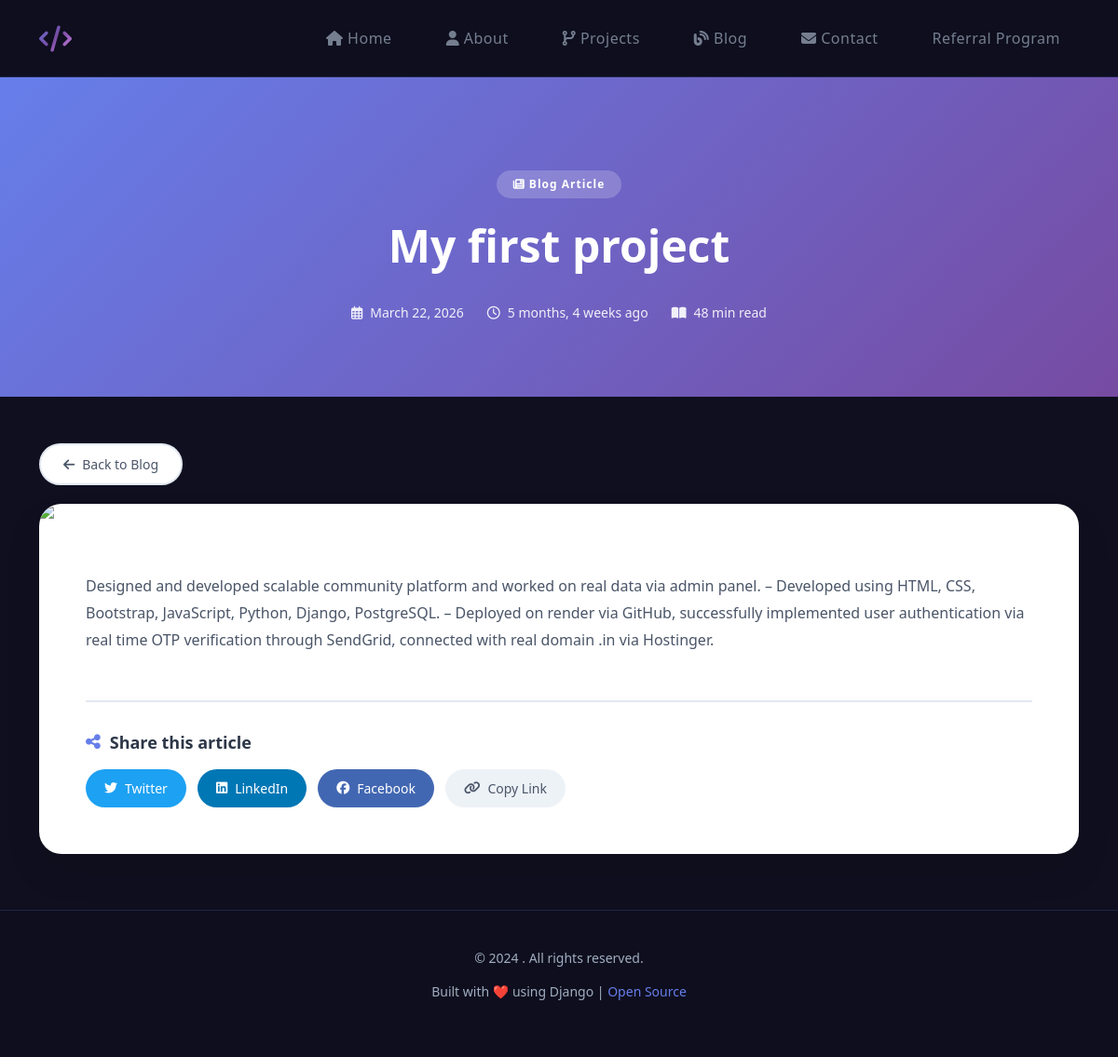
The page /blog/up-zunction/ on the database its author committed.
### apps/blog/models.py (models this page shows, shortened)
class Blog(models.Model):
    title = models.CharField(max_length=200)
    slug = models.SlugField(unique=True, blank=True)
    content = models.TextField()
    image = CloudinaryField('image')
    created_at = models.DateTimeField(auto_now_add=True)

### apps/blog/views.py (the view)
# urls.py: path('<slug:slug>/', blog_detail, name='blog_detail'),
def blog_detail(request, slug):
    blog = Blog.objects.get(slug=slug)
    return render(request, 'blog/blog_detail.html', {'blog': blog})

### templates/blog/blog_detail.html (shortened to what this page needs)
{% extends 'base.html' %}
{% block content %}
<div class="blog-hero">
    <div class="container">
        <div class="blog-hero-content" data-aos="fade-up">
            <div class="blog-category">
                <i class="fas fa-newspaper"></i> Blog Article
            </div>
            <h1>{{ blog.title }}</h1>
            <div class="blog-meta">
                <div class="meta-item">
                    <i class="far fa-calendar-alt"></i>
                    <span>{{ blog.created_at|date:"F d, Y" }}</span>
                </div>
                <div class="meta-item">
                    <i class="far fa-clock"></i>
                    <span>{{ blog.created_at|timesince }} ago</span>
                </div>
                <div class="meta-item">
                    <i class="fas fa-book-open"></i>
                    <span>{{ blog.content|wordcount }} min read</span>
                </div>
            </div>
        </div>
    </div>
</div>
<div class="container">
    <a href="/blog/" class="back-button" data-aos="fade-up">
        <i class="fas fa-arrow-left"></i> Back to Blog
    </a>
    <div class="blog-content-wrapper animate-fade-in" data-aos="fade-up">
        {% if blog.image %}
        <div class="featured-image">
            <img src="{{ blog.image.url }}" alt="{{ blog.title }}">
        </div>
        {% endif %}
        <div class="article-content">
            {{ blog.content|linebreaks|safe }}
            <div class="share-section">
                <div class="share-title">
                    <i class="fas fa-share-alt" style="color: #667eea;"></i>
                    <span>Share this article</span>
                </div>
                <div class="share-buttons">
                    <button class="share-btn twitter" onclick="shareOnTwitter()">
                        <i class="fab fa-twitter"></i> Twitter
                    </button>
                    <button class="share-btn linkedin" onclick="shareOnLinkedIn()">
                        <i class="fab fa-linkedin"></i> LinkedIn
                    </button>
                    <button class="share-btn facebook" onclick="shareOnFacebook()">
                        <i class="fab fa-facebook"></i> Facebook
                    </button>
                    <button class="share-btn copy" onclick="copyLink()">
                        <i class="fas fa-link"></i> Copy Link
                    </button>
                </div>
            </div>
        </div>
    </div>
</div>
{% endblock %}

### static/css/style.css (style rules this page uses)
:root { --bg-color: #0f172a; --card-color: #1e293b; --primary: #38bdf8; --text: #ffffff; }
body { overflow-x: hidden; }
body { background-color: var(--bg-color); color: var(--text); font-size: 16px; }

### templates/base.html (style rules this page uses)
:root { --primary-gradient: linear-gradient(135deg, #667eea 0%, #764ba2 100%); --secondary-gradient: linear-gradient(135deg, #f093fb 0%, #f5576c 100%); --accent-gradient: linear-gradient(135deg, #4facfe 0%, #00f2fe 100%); --dark-bg: #0f0f1f; --card-bg: rgba(255, 255, 255, 0.05); --text-light: #ffffff; --text-gray: #a0aec0; }
body { background: var(--dark-bg); font-family: 'Poppins', 'Segoe UI', Tahoma, Geneva, Verdana, sans-serif; overflow-x: hidden; color: var(--text-light); }

### templates/blog/blog_detail.html (style rules this page uses)
.blog-hero { background: linear-gradient(135deg, #667eea 0%, #764ba2 100%); padding: 100px 0 80px 0; position: relative; overflow: hidden; margin-bottom: 50px; }
.blog-hero::before { content: ''; position: absolute; top: -50%; left: -50%; width: 200%; height: 200%; background: radial-gradient(circle, rgba(255,255,255,0.08) 2%, transparent 2%); background-size: 40px 40px; animation: patternMove 30s linear infinite; }
.blog-hero-content { position: relative; z-index: 1; text-align: center; max-width: 800px; margin: 0 auto; }
.blog-category { display: inline-block; padding: 6px 18px; background: rgba(255, 255, 255, 0.2); backdrop-filter: blur(10px); border-radius: 50px; color: white; font-size: 12px; font-weight: 600; margin-bottom: 20px; letter-spacing: 1px; }
.blog-hero h1 { font-size: 48px; font-weight: 800; color: white; margin-bottom: 20px; line-height: 1.3; }
.blog-meta { display: flex; justify-content: center; gap: 25px; flex-wrap: wrap; margin-top: 30px; }
.meta-item { display: flex; align-items: center; gap: 8px; color: rgba(255, 255, 255, 0.9); font-size: 14px; }
.meta-item i { font-size: 14px; }
.blog-content-wrapper { background: white; border-radius: 24px; box-shadow: 0 20px 40px rgba(0, 0, 0, 0.08); margin-bottom: 50px; overflow: hidden; }
.featured-image { width: 100%; max-height: 500px; overflow: hidden; position: relative; }
.featured-image img { width: 100%; height: auto; display: block; transition: transform 0.5s ease; }
.article-content { padding: 50px; }
.article-content p { font-size: 16px; color: #4a5568; line-height: 1.8; margin-bottom: 20px; }
.share-section { margin-top: 50px; padding-top: 30px; border-top: 2px solid #e2e8f0; }
.share-title { font-size: 18px; font-weight: 700; color: #2d3748; margin-bottom: 15px; display: flex; align-items: center; gap: 10px; }
.share-buttons { display: flex; gap: 12px; flex-wrap: wrap; }
.share-btn { display: inline-flex; align-items: center; gap: 8px; padding: 10px 20px; border-radius: 50px; text-decoration: none; font-size: 14px; font-weight: 500; transition: all 0.3s ease; cursor: pointer; border: none; }
.share-btn.twitter { background: #1DA1F2; color: white; }
.share-btn.linkedin { background: #0077B5; color: white; }
.share-btn.facebook { background: #4267B2; color: white; }
.share-btn.copy { background: #edf2f7; color: #4a5568; }
.back-button { display: inline-flex; align-items: center; gap: 8px; padding: 10px 24px; background: white; color: #4a5568; text-decoration: none; border-radius: 50px; font-weight: 500; font-size: 14px; transition: all 0.3s ease; border: 2px solid #e2e8f0; margin-bottom: 20px; }
.animate-fade-in { animation: fadeInUp 0.6s ease-out; }

### rows shown on the page
Blog: title "My first project", created_at "March 22, 2026", created_at "5 months, 4 weeks", content "48", content "Designed and developed scalable community platform and worked on real data via admin panel. – Developed using HTML, CSS, Bootstrap, JavaScript, Python, Django, PostgreSQL. – Deployed on render via GitHub, successfully implemented user authentication via real time OTP verification through SendGrid, connected with real domain .in via Hostinger."
